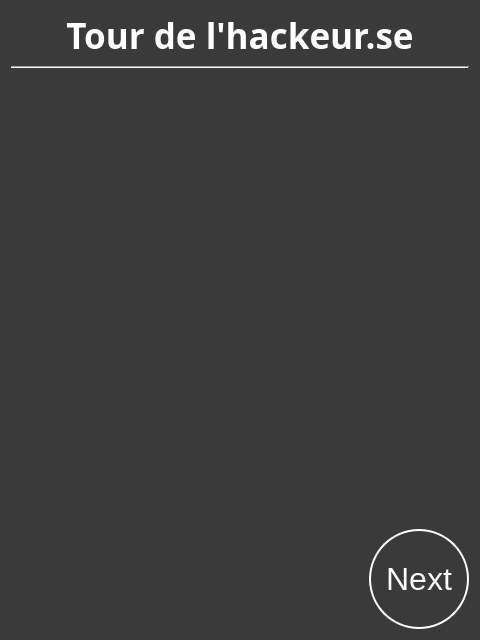
<?xml version="1.0" encoding="UTF-8"?>
<ui version="4.0">
 <class>HackerTurn</class>
 <widget class="QWidget" name="HackerTurn">
  <property name="geometry">
   <rect>
    <x>0</x>
    <y>0</y>
    <width>480</width>
    <height>640</height>
   </rect>
  </property>
  <property name="windowTitle">
   <string>Form</string>
  </property>
  <property name="styleSheet">
   <string notr="true">#HackerTurn {
    background-color: rgb(58, 58, 58);;
    }

QLabel {
	color:white;
}

QPushButton  {
    border: 2px solid white;
    background-color: rgb(58, 58, 58);
    padding: 10px 10px;
    font-size: 32px;
	color:white;
    border-radius: 50px;
}</string>
  </property>
  <layout class="QGridLayout" name="gridLayout">
   <item row="0" column="0">
    <layout class="QVBoxLayout" name="verticalLayout_2">
     <item alignment="Qt::AlignHCenter">
      <widget class="QLabel" name="label">
       <property name="sizePolicy">
        <sizepolicy hsizetype="Fixed" vsizetype="Fixed">
         <horstretch>0</horstretch>
         <verstretch>0</verstretch>
        </sizepolicy>
       </property>
       <property name="font">
        <font>
         <family>Yu Gothic UI Semibold</family>
         <pointsize>26</pointsize>
         <weight>75</weight>
         <bold>true</bold>
        </font>
       </property>
       <property name="text">
        <string>Tour de l'hackeur.se</string>
       </property>
       <property name="alignment">
        <set>Qt::AlignCenter</set>
       </property>
      </widget>
     </item>
     <item>
      <layout class="QVBoxLayout" name="verticalLayout">
       <item>
        <widget class="Line" name="line">
         <property name="font">
          <font>
           <family>Yu Gothic UI Semilight</family>
           <pointsize>18</pointsize>
          </font>
         </property>
         <property name="orientation">
          <enum>Qt::Horizontal</enum>
         </property>
        </widget>
       </item>
       <item>
        <spacer name="verticalSpacer">
         <property name="orientation">
          <enum>Qt::Vertical</enum>
         </property>
         <property name="sizeHint" stdset="0">
          <size>
           <width>20</width>
           <height>40</height>
          </size>
         </property>
        </spacer>
       </item>
       <item alignment="Qt::AlignRight">
        <widget class="QPushButton" name="nextButton">
         <property name="sizePolicy">
          <sizepolicy hsizetype="Fixed" vsizetype="Fixed">
           <horstretch>0</horstretch>
           <verstretch>0</verstretch>
          </sizepolicy>
         </property>
         <property name="minimumSize">
          <size>
           <width>100</width>
           <height>100</height>
          </size>
         </property>
         <property name="text">
          <string>Next</string>
         </property>
        </widget>
       </item>
      </layout>
     </item>
    </layout>
   </item>
  </layout>
 </widget>
 <resources/>
 <connections/>
</ui>
